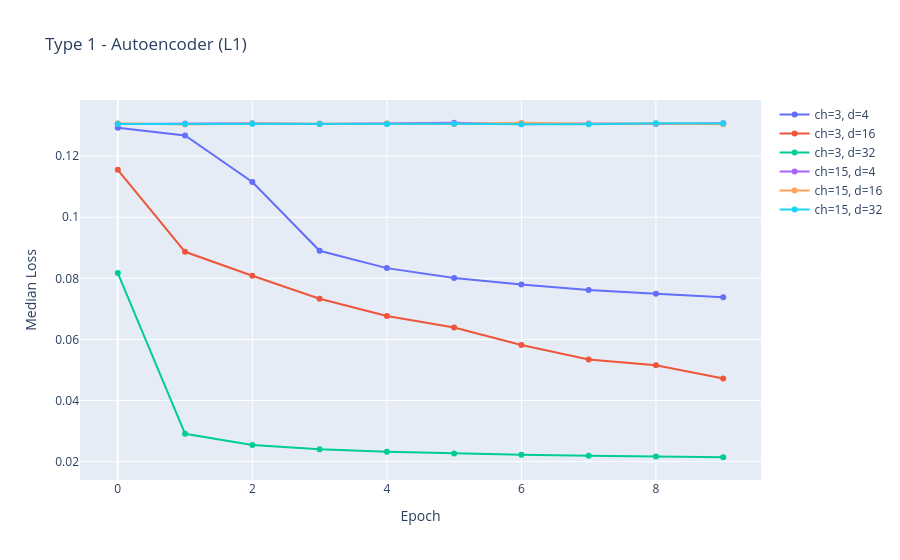
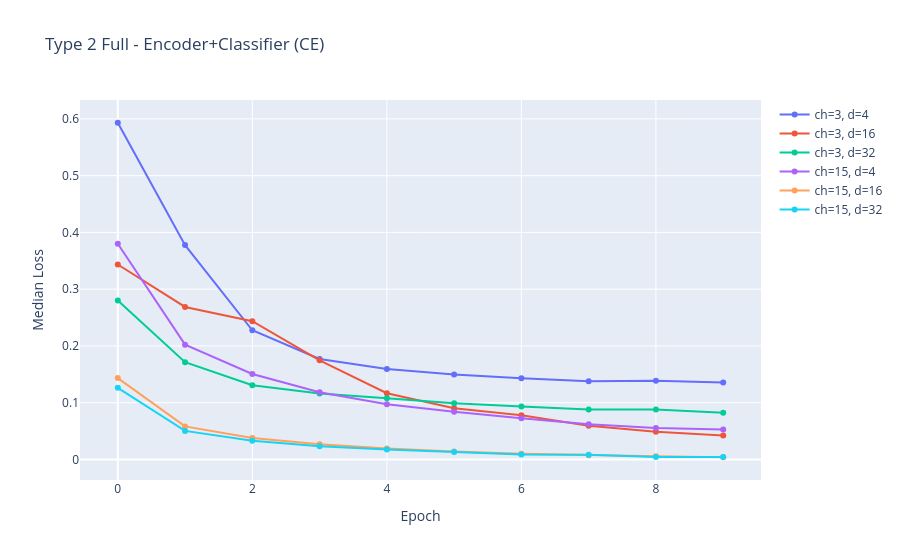
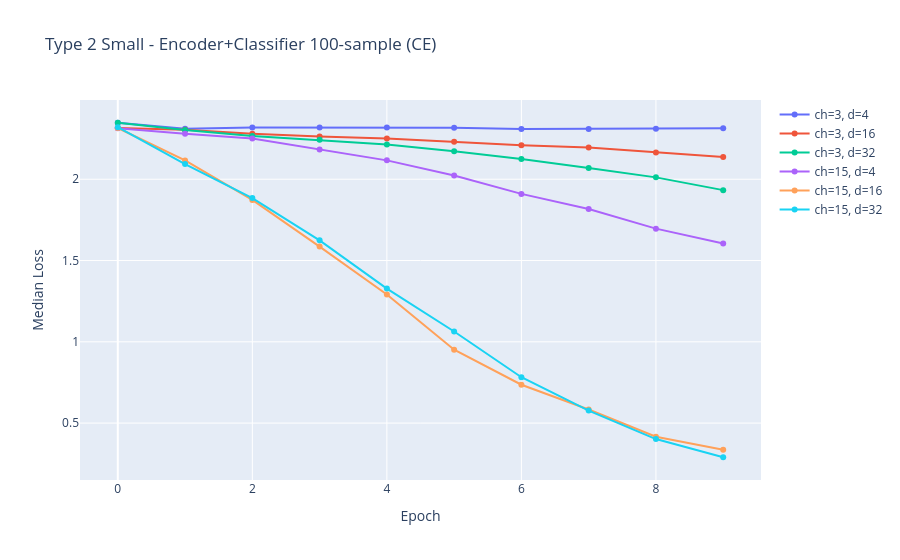
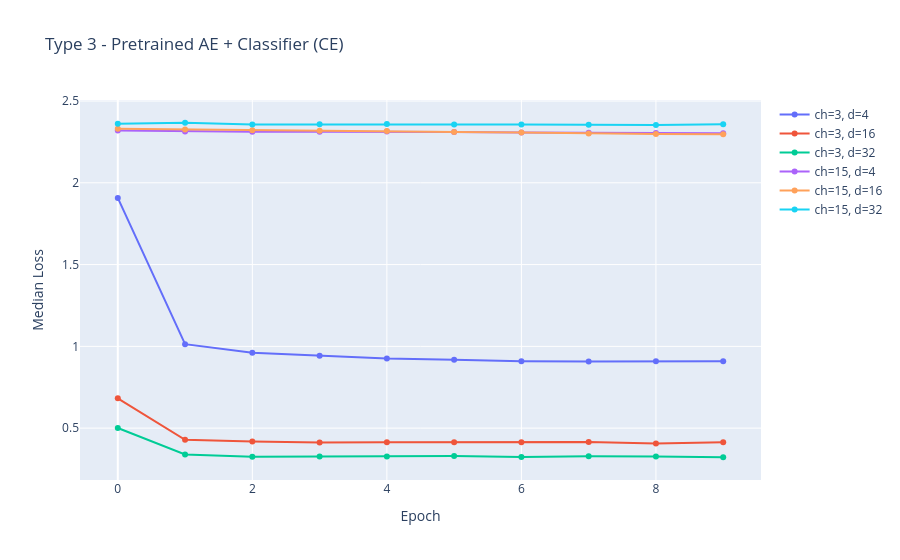

Source (notebook cell) for these figures, in order:
### Code cell
import nbformat
import plotly.graph_objects as go

def plot_losses(models_list, title):
    fig = go.Figure()
    for m in models_list:
        cfg = m.kwargs
        label = f"ch={cfg['hidden_channels']}, d={cfg['latent_dim']}"
        fig.add_trace(go.Scatter(y=m.losses, mode='lines+markers', name=label))
    fig.update_layout(title=title, xaxis_title="Epoch", yaxis_title="Median Loss")
    fig.show()

plot_losses(trained_ae_models,        "Type 1 - Autoencoder (L1)")
plot_losses(trained_cls_models_full,  "Type 2 Full - Encoder+Classifier (CE)")
plot_losses(trained_cls_models_small, "Type 2 Small - Encoder+Classifier 100-sample (CE)")
plot_losses(trained_ae_cls_models,    "Type 3 - Pretrained AE + Classifier (CE)")
plot_losses(trained_cls_dec_models,   "Type 4 - Pretrained Classifier + Decoder (L1)")

### Figure 1 — Plotly figure (JSON) as saved in the notebook; plotly's stock layout.template omitted (floating-point values rounded to 4 significant figures)
{"data": [{"mode": "lines+markers", "name": "ch=3, d=4", "type": "scatter", "y": [0.1293, 0.1268, 0.1115, 0.089, 0.08334, 0.08008, 0.07801, 0.07618, 0.07493, 0.07384]}, {"mode": "lines+markers", "name": "ch=3, d=16", "type": "scatter", "y": [0.1155, 0.08868, 0.08083, 0.07331, 0.06767, 0.06389, 0.05817, 0.05339, 0.05157, 0.0472]}, {"mode": "lines+markers", "name": "ch=3, d=32", "type": "scatter", "y": [0.08171, 0.02909, 0.02543, 0.02406, 0.02319, 0.02266, 0.02227, 0.02195, 0.02168, 0.02142]}, {"mode": "lines+markers", "name": "ch=15, d=4", "type": "scatter", "y": [0.1306, 0.1307, 0.1308, 0.1305, 0.1306, 0.1309, 0.1305, 0.1307, 0.1305, 0.1307]}, {"mode": "lines+markers", "name": "ch=15, d=16", "type": "scatter", "y": [0.1308, 0.1304, 0.1307, 0.1307, 0.1308, 0.1305, 0.1309, 0.1306, 0.1307, 0.1305]}, {"mode": "lines+markers", "name": "ch=15, d=32", "type": "scatter", "y": [0.1305, 0.1305, 0.1306, 0.1305, 0.1305, 0.1306, 0.1305, 0.1304, 0.1307, 0.1307]}], "layout": {"title": {"text": "Type 1 - Autoencoder (L1)"}, "xaxis": {"title": {"text": "Epoch"}}, "yaxis": {"title": {"text": "Median Loss"}}}}

### Figure 2 — Plotly figure (JSON) as saved in the notebook; plotly's stock layout.template omitted (floating-point values rounded to 4 significant figures)
{"data": [{"mode": "lines+markers", "name": "ch=3, d=4", "type": "scatter", "y": [0.5932, 0.3776, 0.2276, 0.1771, 0.1594, 0.1497, 0.1429, 0.1378, 0.1385, 0.1356]}, {"mode": "lines+markers", "name": "ch=3, d=16", "type": "scatter", "y": [0.3434, 0.2687, 0.2437, 0.1747, 0.1166, 0.09039, 0.07776, 0.05936, 0.04895, 0.04234]}, {"mode": "lines+markers", "name": "ch=3, d=32", "type": "scatter", "y": [0.2801, 0.1713, 0.1307, 0.1164, 0.1077, 0.09923, 0.09323, 0.08821, 0.08794, 0.08245]}, {"mode": "lines+markers", "name": "ch=15, d=4", "type": "scatter", "y": [0.3799, 0.2023, 0.1506, 0.1184, 0.09734, 0.08424, 0.07271, 0.06197, 0.05527, 0.0529]}, {"mode": "lines+markers", "name": "ch=15, d=16", "type": "scatter", "y": [0.1433, 0.05822, 0.03773, 0.02672, 0.0194, 0.01386, 0.01016, 0.007428, 0.005551, 0.003879]}, {"mode": "lines+markers", "name": "ch=15, d=32", "type": "scatter", "y": [0.1262, 0.05031, 0.03296, 0.02333, 0.01768, 0.01301, 0.008546, 0.008256, 0.004317, 0.004187]}], "layout": {"title": {"text": "Type 2 Full - Encoder+Classifier (CE)"}, "xaxis": {"title": {"text": "Epoch"}}, "yaxis": {"title": {"text": "Median Loss"}}}}

### Figure 3 — Plotly figure (JSON) as saved in the notebook; plotly's stock layout.template omitted (floating-point values rounded to 4 significant figures)
{"data": [{"mode": "lines+markers", "name": "ch=3, d=4", "type": "scatter", "y": [2.347, 2.311, 2.319, 2.318, 2.318, 2.316, 2.309, 2.309, 2.311, 2.314]}, {"mode": "lines+markers", "name": "ch=3, d=16", "type": "scatter", "y": [2.315, 2.304, 2.28, 2.262, 2.25, 2.23, 2.209, 2.195, 2.164, 2.137]}, {"mode": "lines+markers", "name": "ch=3, d=32", "type": "scatter", "y": [2.348, 2.302, 2.267, 2.242, 2.214, 2.172, 2.124, 2.069, 2.012, 1.933]}, {"mode": "lines+markers", "name": "ch=15, d=4", "type": "scatter", "y": [2.314, 2.279, 2.251, 2.182, 2.116, 2.023, 1.91, 1.817, 1.696, 1.604]}, {"mode": "lines+markers", "name": "ch=15, d=16", "type": "scatter", "y": [2.315, 2.116, 1.873, 1.586, 1.291, 0.9514, 0.7359, 0.584, 0.4162, 0.3355]}, {"mode": "lines+markers", "name": "ch=15, d=32", "type": "scatter", "y": [2.321, 2.094, 1.884, 1.624, 1.327, 1.063, 0.7823, 0.5771, 0.4018, 0.2899]}], "layout": {"title": {"text": "Type 2 Small - Encoder+Classifier 100-sample (CE)"}, "xaxis": {"title": {"text": "Epoch"}}, "yaxis": {"title": {"text": "Median Loss"}}}}

### Figure 4 — Plotly figure (JSON) as saved in the notebook; plotly's stock layout.template omitted (floating-point values rounded to 4 significant figures)
{"data": [{"mode": "lines+markers", "name": "ch=3, d=4", "type": "scatter", "y": [1.908, 1.013, 0.9615, 0.9422, 0.926, 0.9179, 0.9084, 0.9072, 0.9096, 0.9093]}, {"mode": "lines+markers", "name": "ch=3, d=16", "type": "scatter", "y": [0.6822, 0.4285, 0.4176, 0.412, 0.4134, 0.4132, 0.4131, 0.4156, 0.4057, 0.4136]}, {"mode": "lines+markers", "name": "ch=3, d=32", "type": "scatter", "y": [0.5005, 0.3391, 0.3255, 0.3272, 0.3272, 0.3299, 0.3232, 0.3275, 0.3258, 0.3219]}, {"mode": "lines+markers", "name": "ch=15, d=4", "type": "scatter", "y": [2.32, 2.314, 2.312, 2.313, 2.313, 2.31, 2.308, 2.307, 2.305, 2.303]}, {"mode": "lines+markers", "name": "ch=15, d=16", "type": "scatter", "y": [2.331, 2.326, 2.321, 2.319, 2.316, 2.311, 2.308, 2.302, 2.299, 2.297]}, {"mode": "lines+markers", "name": "ch=15, d=32", "type": "scatter", "y": [2.36, 2.367, 2.357, 2.358, 2.36, 2.357, 2.357, 2.355, 2.354, 2.358]}], "layout": {"title": {"text": "Type 3 - Pretrained AE + Classifier (CE)"}, "xaxis": {"title": {"text": "Epoch"}}, "yaxis": {"title": {"text": "Median Loss"}}}}
